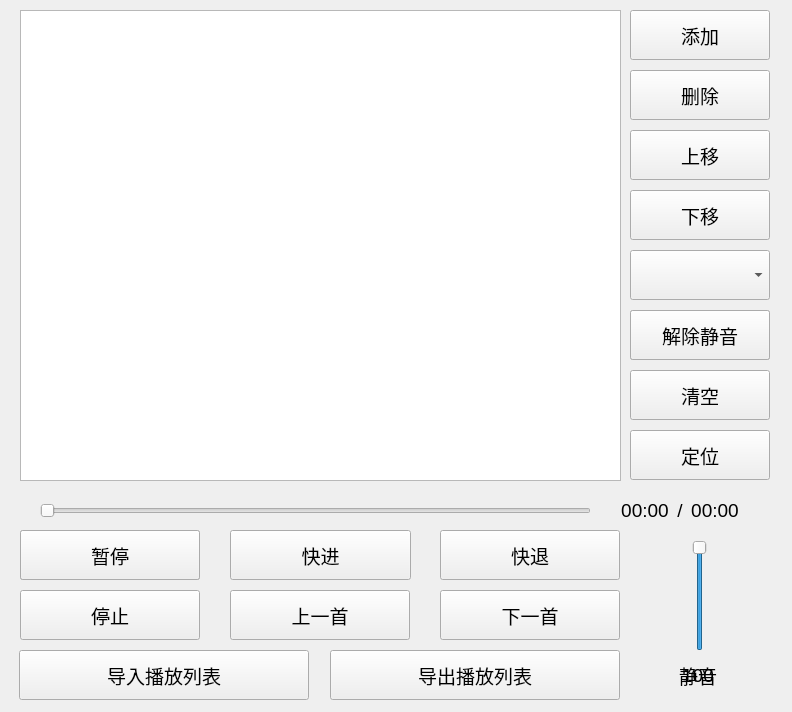
<?xml version="1.0" encoding="UTF-8"?>
<ui version="4.0">
 <class>Widget</class>
 <widget class="QWidget" name="Widget">
  <property name="geometry">
   <rect>
    <x>0</x>
    <y>0</y>
    <width>792</width>
    <height>712</height>
   </rect>
  </property>
  <property name="font">
   <font>
    <pointsize>14</pointsize>
   </font>
  </property>
  <property name="windowTitle">
   <string>mp3播放器</string>
  </property>
  <widget class="QSlider" name="horizontalSlider">
   <property name="geometry">
    <rect>
     <x>40</x>
     <y>500</y>
     <width>551</width>
     <height>22</height>
    </rect>
   </property>
   <property name="orientation">
    <enum>Qt::Orientation::Horizontal</enum>
   </property>
  </widget>
  <widget class="QSlider" name="verticalSlider">
   <property name="geometry">
    <rect>
     <x>690</x>
     <y>540</y>
     <width>20</width>
     <height>111</height>
    </rect>
   </property>
   <property name="font">
    <font>
     <pointsize>14</pointsize>
     <italic>false</italic>
     <bold>false</bold>
    </font>
   </property>
   <property name="maximum">
    <number>100</number>
   </property>
   <property name="value">
    <number>100</number>
   </property>
   <property name="orientation">
    <enum>Qt::Orientation::Vertical</enum>
   </property>
  </widget>
  <widget class="QPushButton" name="pushButtonPlay">
   <property name="geometry">
    <rect>
     <x>20</x>
     <y>530</y>
     <width>180</width>
     <height>50</height>
    </rect>
   </property>
   <property name="sizePolicy">
    <sizepolicy hsizetype="Minimum" vsizetype="MinimumExpanding">
     <horstretch>0</horstretch>
     <verstretch>0</verstretch>
    </sizepolicy>
   </property>
   <property name="text">
    <string>播放</string>
   </property>
  </widget>
  <widget class="QPushButton" name="pushButtonBack">
   <property name="geometry">
    <rect>
     <x>230</x>
     <y>530</y>
     <width>181</width>
     <height>50</height>
    </rect>
   </property>
   <property name="sizePolicy">
    <sizepolicy hsizetype="Minimum" vsizetype="MinimumExpanding">
     <horstretch>0</horstretch>
     <verstretch>0</verstretch>
    </sizepolicy>
   </property>
   <property name="text">
    <string>快进</string>
   </property>
  </widget>
  <widget class="QPushButton" name="pushButtonStop">
   <property name="geometry">
    <rect>
     <x>20</x>
     <y>590</y>
     <width>180</width>
     <height>50</height>
    </rect>
   </property>
   <property name="sizePolicy">
    <sizepolicy hsizetype="Minimum" vsizetype="MinimumExpanding">
     <horstretch>0</horstretch>
     <verstretch>0</verstretch>
    </sizepolicy>
   </property>
   <property name="text">
    <string>停止</string>
   </property>
  </widget>
  <widget class="QPushButton" name="pushButtonMute">
   <property name="geometry">
    <rect>
     <x>630</x>
     <y>310</y>
     <width>140</width>
     <height>50</height>
    </rect>
   </property>
   <property name="sizePolicy">
    <sizepolicy hsizetype="Minimum" vsizetype="MinimumExpanding">
     <horstretch>0</horstretch>
     <verstretch>0</verstretch>
    </sizepolicy>
   </property>
   <property name="text">
    <string>静音</string>
   </property>
  </widget>
  <widget class="QLabel" name="labelVolume">
   <property name="geometry">
    <rect>
     <x>658</x>
     <y>660</y>
     <width>80</width>
     <height>30</height>
    </rect>
   </property>
   <property name="text">
    <string>100</string>
   </property>
   <property name="alignment">
    <set>Qt::AlignmentFlag::AlignCenter</set>
   </property>
  </widget>
  <widget class="QLabel" name="labelMute">
   <property name="geometry">
    <rect>
     <x>658</x>
     <y>660</y>
     <width>80</width>
     <height>30</height>
    </rect>
   </property>
   <property name="text">
    <string>静音</string>
   </property>
   <property name="alignment">
    <set>Qt::AlignmentFlag::AlignCenter</set>
   </property>
  </widget>
  <widget class="QPushButton" name="pushButtonFront">
   <property name="geometry">
    <rect>
     <x>440</x>
     <y>530</y>
     <width>180</width>
     <height>50</height>
    </rect>
   </property>
   <property name="sizePolicy">
    <sizepolicy hsizetype="Minimum" vsizetype="MinimumExpanding">
     <horstretch>0</horstretch>
     <verstretch>0</verstretch>
    </sizepolicy>
   </property>
   <property name="text">
    <string>快退</string>
   </property>
  </widget>
  <widget class="QLabel" name="labelCurPos">
   <property name="geometry">
    <rect>
     <x>610</x>
     <y>500</y>
     <width>70</width>
     <height>20</height>
    </rect>
   </property>
   <property name="text">
    <string>00:00</string>
   </property>
   <property name="alignment">
    <set>Qt::AlignmentFlag::AlignCenter</set>
   </property>
  </widget>
  <widget class="QLabel" name="labelAllPos">
   <property name="geometry">
    <rect>
     <x>680</x>
     <y>500</y>
     <width>70</width>
     <height>20</height>
    </rect>
   </property>
   <property name="text">
    <string>00:00</string>
   </property>
   <property name="alignment">
    <set>Qt::AlignmentFlag::AlignCenter</set>
   </property>
  </widget>
  <widget class="QLabel" name="label">
   <property name="geometry">
    <rect>
     <x>670</x>
     <y>500</y>
     <width>20</width>
     <height>20</height>
    </rect>
   </property>
   <property name="text">
    <string>/</string>
   </property>
   <property name="alignment">
    <set>Qt::AlignmentFlag::AlignCenter</set>
   </property>
  </widget>
  <widget class="QComboBox" name="comboBox">
   <property name="geometry">
    <rect>
     <x>630</x>
     <y>250</y>
     <width>140</width>
     <height>50</height>
    </rect>
   </property>
  </widget>
  <widget class="QListView" name="listView">
   <property name="geometry">
    <rect>
     <x>20</x>
     <y>10</y>
     <width>601</width>
     <height>471</height>
    </rect>
   </property>
   <property name="editTriggers">
    <set>QAbstractItemView::EditTrigger::NoEditTriggers</set>
   </property>
  </widget>
  <widget class="QPushButton" name="pushButtonPrev">
   <property name="geometry">
    <rect>
     <x>230</x>
     <y>590</y>
     <width>180</width>
     <height>50</height>
    </rect>
   </property>
   <property name="sizePolicy">
    <sizepolicy hsizetype="Minimum" vsizetype="MinimumExpanding">
     <horstretch>0</horstretch>
     <verstretch>0</verstretch>
    </sizepolicy>
   </property>
   <property name="text">
    <string>上一首</string>
   </property>
  </widget>
  <widget class="QPushButton" name="pushButtonNext">
   <property name="geometry">
    <rect>
     <x>440</x>
     <y>590</y>
     <width>180</width>
     <height>50</height>
    </rect>
   </property>
   <property name="sizePolicy">
    <sizepolicy hsizetype="Minimum" vsizetype="MinimumExpanding">
     <horstretch>0</horstretch>
     <verstretch>0</verstretch>
    </sizepolicy>
   </property>
   <property name="text">
    <string>下一首</string>
   </property>
  </widget>
  <widget class="QPushButton" name="pushButtonAdd">
   <property name="geometry">
    <rect>
     <x>630</x>
     <y>10</y>
     <width>140</width>
     <height>50</height>
    </rect>
   </property>
   <property name="sizePolicy">
    <sizepolicy hsizetype="Minimum" vsizetype="MinimumExpanding">
     <horstretch>0</horstretch>
     <verstretch>0</verstretch>
    </sizepolicy>
   </property>
   <property name="text">
    <string>添加</string>
   </property>
  </widget>
  <widget class="QPushButton" name="pushButtonDel">
   <property name="geometry">
    <rect>
     <x>630</x>
     <y>70</y>
     <width>140</width>
     <height>50</height>
    </rect>
   </property>
   <property name="sizePolicy">
    <sizepolicy hsizetype="Minimum" vsizetype="MinimumExpanding">
     <horstretch>0</horstretch>
     <verstretch>0</verstretch>
    </sizepolicy>
   </property>
   <property name="text">
    <string>删除</string>
   </property>
  </widget>
  <widget class="QPushButton" name="pushButtonUp">
   <property name="geometry">
    <rect>
     <x>630</x>
     <y>130</y>
     <width>140</width>
     <height>50</height>
    </rect>
   </property>
   <property name="sizePolicy">
    <sizepolicy hsizetype="Minimum" vsizetype="MinimumExpanding">
     <horstretch>0</horstretch>
     <verstretch>0</verstretch>
    </sizepolicy>
   </property>
   <property name="text">
    <string>上移</string>
   </property>
  </widget>
  <widget class="QPushButton" name="pushButtonDown">
   <property name="geometry">
    <rect>
     <x>630</x>
     <y>190</y>
     <width>140</width>
     <height>50</height>
    </rect>
   </property>
   <property name="sizePolicy">
    <sizepolicy hsizetype="Minimum" vsizetype="MinimumExpanding">
     <horstretch>0</horstretch>
     <verstretch>0</verstretch>
    </sizepolicy>
   </property>
   <property name="text">
    <string>下移</string>
   </property>
  </widget>
  <widget class="QPushButton" name="pushButtonImport">
   <property name="geometry">
    <rect>
     <x>19</x>
     <y>650</y>
     <width>290</width>
     <height>50</height>
    </rect>
   </property>
   <property name="sizePolicy">
    <sizepolicy hsizetype="Minimum" vsizetype="MinimumExpanding">
     <horstretch>0</horstretch>
     <verstretch>0</verstretch>
    </sizepolicy>
   </property>
   <property name="text">
    <string>导入播放列表</string>
   </property>
  </widget>
  <widget class="QPushButton" name="pushButtonExport">
   <property name="geometry">
    <rect>
     <x>330</x>
     <y>650</y>
     <width>290</width>
     <height>50</height>
    </rect>
   </property>
   <property name="sizePolicy">
    <sizepolicy hsizetype="Minimum" vsizetype="MinimumExpanding">
     <horstretch>0</horstretch>
     <verstretch>0</verstretch>
    </sizepolicy>
   </property>
   <property name="text">
    <string>导出播放列表</string>
   </property>
  </widget>
  <widget class="QPushButton" name="pushButtonClear">
   <property name="geometry">
    <rect>
     <x>630</x>
     <y>370</y>
     <width>140</width>
     <height>50</height>
    </rect>
   </property>
   <property name="sizePolicy">
    <sizepolicy hsizetype="Minimum" vsizetype="MinimumExpanding">
     <horstretch>0</horstretch>
     <verstretch>0</verstretch>
    </sizepolicy>
   </property>
   <property name="text">
    <string>清空</string>
   </property>
  </widget>
  <widget class="QPushButton" name="pushButtonPosing">
   <property name="geometry">
    <rect>
     <x>630</x>
     <y>430</y>
     <width>140</width>
     <height>50</height>
    </rect>
   </property>
   <property name="sizePolicy">
    <sizepolicy hsizetype="Minimum" vsizetype="MinimumExpanding">
     <horstretch>0</horstretch>
     <verstretch>0</verstretch>
    </sizepolicy>
   </property>
   <property name="text">
    <string>定位</string>
   </property>
  </widget>
  <widget class="QPushButton" name="pushButtonPause">
   <property name="geometry">
    <rect>
     <x>20</x>
     <y>530</y>
     <width>180</width>
     <height>50</height>
    </rect>
   </property>
   <property name="sizePolicy">
    <sizepolicy hsizetype="Minimum" vsizetype="MinimumExpanding">
     <horstretch>0</horstretch>
     <verstretch>0</verstretch>
    </sizepolicy>
   </property>
   <property name="text">
    <string>暂停</string>
   </property>
  </widget>
  <widget class="QPushButton" name="pushButtonCancel">
   <property name="geometry">
    <rect>
     <x>630</x>
     <y>310</y>
     <width>140</width>
     <height>50</height>
    </rect>
   </property>
   <property name="sizePolicy">
    <sizepolicy hsizetype="Minimum" vsizetype="MinimumExpanding">
     <horstretch>0</horstretch>
     <verstretch>0</verstretch>
    </sizepolicy>
   </property>
   <property name="text">
    <string>解除静音</string>
   </property>
  </widget>
 </widget>
 <resources/>
 <connections/>
</ui>
